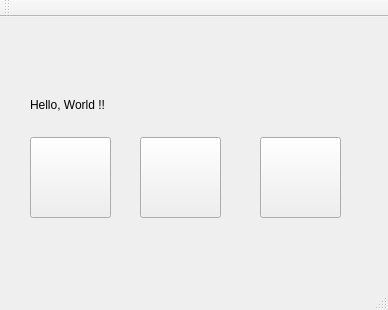
<?xml version="1.0" encoding="UTF-8"?>
<ui version="4.0">
 <class>QtWidgetsApplication1Class</class>
 <widget class="QMainWindow" name="QtWidgetsApplication1Class">
  <property name="geometry">
   <rect>
    <x>0</x>
    <y>0</y>
    <width>388</width>
    <height>310</height>
   </rect>
  </property>
  <property name="windowTitle">
   <string>QtWidgetsApplication1</string>
  </property>
  <widget class="QWidget" name="widget">
   <widget class="QLabel" name="label">
    <property name="geometry">
     <rect>
      <x>30</x>
      <y>80</y>
      <width>75</width>
      <height>16</height>
     </rect>
    </property>
    <property name="text">
     <string>Hello, World !!</string>
    </property>
   </widget>
   <widget class="QPushButton" name="pushBtn">
    <property name="geometry">
     <rect>
      <x>30</x>
      <y>120</y>
      <width>81</width>
      <height>81</height>
     </rect>
    </property>
    <property name="tabletTracking">
     <bool>false</bool>
    </property>
    <property name="contextMenuPolicy">
     <enum>Qt::DefaultContextMenu</enum>
    </property>
    <property name="styleSheet">
     <string notr="true">#pushBtn{
background-color: transparent;
border-image: url(:/QtWidgetsApplication1/E:/png/OFFF.png);
background:none;
background-repeat:none;
}
#pushBtn:pressed
{
border-image: url(:/QtWidgetsApplication1/E:/png/ONN.png);
}
</string>
    </property>
    <property name="iconSize">
     <size>
      <width>80</width>
      <height>80</height>
     </size>
    </property>
    <property name="checkable">
     <bool>false</bool>
    </property>
    <property name="autoRepeatDelay">
     <number>300</number>
    </property>
    <property name="flat">
     <bool>false</bool>
    </property>
   </widget>
   <widget class="QPushButton" name="pushBtn_2">
    <property name="geometry">
     <rect>
      <x>140</x>
      <y>120</y>
      <width>81</width>
      <height>81</height>
     </rect>
    </property>
    <property name="tabletTracking">
     <bool>false</bool>
    </property>
    <property name="contextMenuPolicy">
     <enum>Qt::DefaultContextMenu</enum>
    </property>
    <property name="styleSheet">
     <string notr="true">#pushBtn_2{
background-color: transparent;
border-image: url(:/QtWidgetsApplication1/E:/png/OFFF.png);
background:none;
background-repeat:none;
}
#pushBtn_2:pressed
{
border-image: url(:/QtWidgetsApplication1/E:/png/ONN.png);
}
</string>
    </property>
    <property name="iconSize">
     <size>
      <width>80</width>
      <height>80</height>
     </size>
    </property>
    <property name="checkable">
     <bool>false</bool>
    </property>
    <property name="autoRepeatDelay">
     <number>300</number>
    </property>
    <property name="flat">
     <bool>false</bool>
    </property>
   </widget>
   <widget class="QPushButton" name="pushBtn_3">
    <property name="geometry">
     <rect>
      <x>260</x>
      <y>120</y>
      <width>81</width>
      <height>81</height>
     </rect>
    </property>
    <property name="tabletTracking">
     <bool>false</bool>
    </property>
    <property name="contextMenuPolicy">
     <enum>Qt::DefaultContextMenu</enum>
    </property>
    <property name="styleSheet">
     <string notr="true">#pushBtn_3{
background-color: transparent;
border-image: url(:/QtWidgetsApplication1/E:/png/OFFF.png);
background:none;
background-repeat:none;
}
#pushBtn_3:pressed
{
border-image: url(:/QtWidgetsApplication1/E:/png/ONN.png);
}
</string>
    </property>
    <property name="iconSize">
     <size>
      <width>80</width>
      <height>80</height>
     </size>
    </property>
    <property name="checkable">
     <bool>false</bool>
    </property>
    <property name="autoRepeatDelay">
     <number>300</number>
    </property>
    <property name="flat">
     <bool>false</bool>
    </property>
   </widget>
  </widget>
  <widget class="QMenuBar" name="menuBar">
   <property name="geometry">
    <rect>
     <x>0</x>
     <y>0</y>
     <width>388</width>
     <height>22</height>
    </rect>
   </property>
  </widget>
  <widget class="QToolBar" name="mainToolBar">
   <attribute name="toolBarArea">
    <enum>TopToolBarArea</enum>
   </attribute>
   <attribute name="toolBarBreak">
    <bool>false</bool>
   </attribute>
  </widget>
  <widget class="QStatusBar" name="statusBar"/>
 </widget>
 <layoutdefault spacing="6" margin="11"/>
 <resources>
  <include location="qtwidgetsapplication1.qrc"/>
 </resources>
 <connections/>
</ui>
